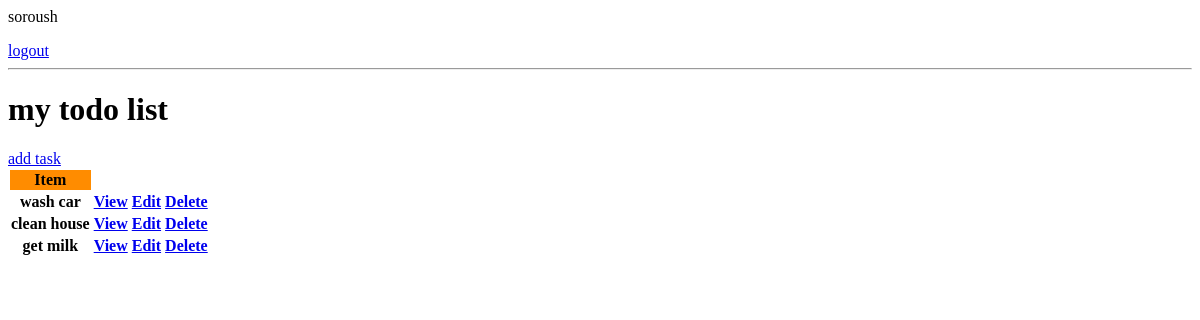
Page / (signed in) on the earlier database version.
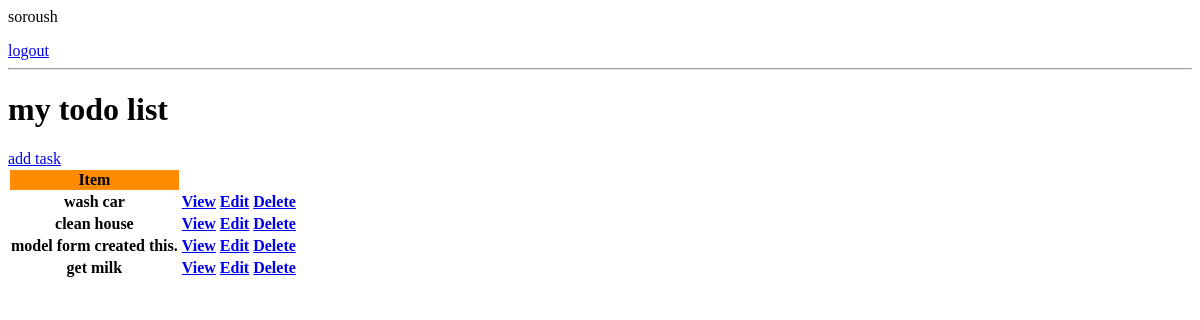
Same page on the later database version.
### base/models.py (models this page shows, shortened)
class Task(models.Model):
    user = models.ForeignKey(User, on_delete=models.CASCADE, null=True, blank=True)
    title = models.CharField(max_length=200)
    description = models.TextField(null=True, blank=True)
    complete = models.BooleanField(default=False)
    created_at = models.DateTimeField(auto_now_add=True)
    class Meta:
        ordering = ['complete']

### base/views.py (the view)
# urls.py: path('', TaskListView.as_view(), name='tasks'),
class TaskListView(LoginRequiredMixin, ListView):
    model = Task
    context_object_name = 'tasks'

### base/templates/base/task_list.html
{% if request.user.is_authenticated %}
    <p>{{ request.user }}</p>
    <a href="{% url 'logout' %}">logout</a>
{% else %}
    <a href="{% url 'login' %}">login</a>
{% endif %}
<hr>
<h1>my todo list</h1>
<a href="{% url 'task-create' %}">add task</a>
<table>
    <tr>
        <th style="background: darkorange">Item</th>
        <th></th>
        <th></th>
    </tr>
    {% for task in tasks %}
        <tr>
            <th>{{ task.title }}</th>
            <th><a href="{% url 'task' task.id %}">View</a></th>
            <th><a href="{% url 'task-update' task.id %}">Edit</a></th>
            <th><a href="{% url 'task-delete' task.id %}">Delete</a></th>
        </tr>
    {% empty %}
        <h3>no items in list!</h3>
    {% endfor %}
</table>

Differences in the rows shown:
added Task: title "model form created this."
